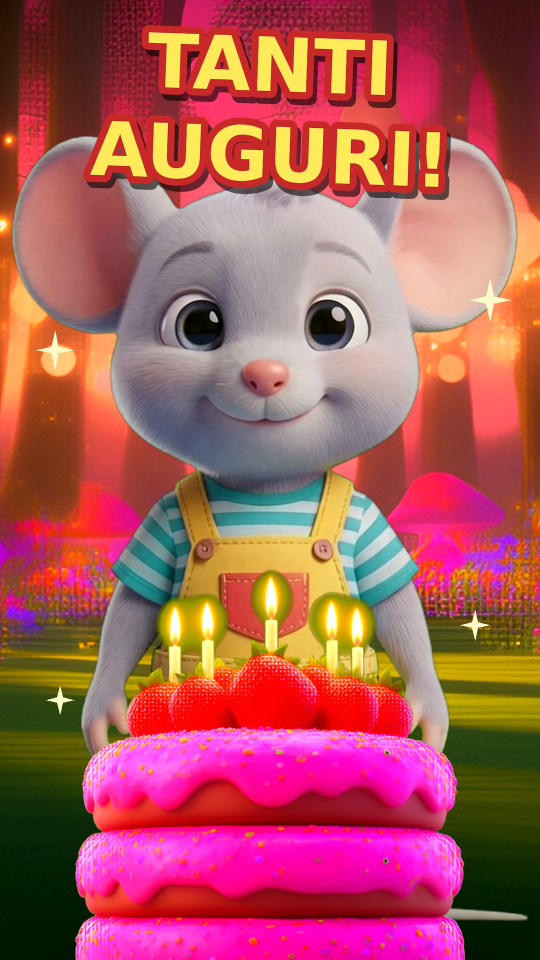
#> input picture parco/miniatura_auguri_1080x1920.jpg, 1080 x 1920 px, given in place of t1.0.png, which was not available (shown at 1/2 size)
$ python copertina_fb_short004.py ../../parco
#> lines starting #> are read from the running program, lines starting #| are printed output that depends on the picture
#!/usr/bin/env python3
"""Copertina Facebook short 004 (manovra 2027, bollo auto): scena 3D code/s003_cover_3d.html resa con render_3d.js in <cartella>/t1.0.png + testi.
Uso: copertina_fb_short003.py cartella_con_t1.0.png -> short004_benzina/facebook/copertina-fb-short004.png (1080x1920; testi tra y 250 e 1670; fascia 16:9 centrale y 656-1264 = auto + bolletta barrata)"""
import sys, os
from PIL import Image, ImageDraw, ImageFont, ImageFilter
ROOT = os.path.dirname(os.path.dirname(os.path.abspath(__file__)))
im = Image.open(os.path.join(sys.argv[1], "t1.0.png")).convert("RGB"); W, H = im.size
#> further down, im is the input picture: PIL image 1080x1920 RGB; mean R, G, B 171.3, 89.5, 89.4
ov = Image.new("RGBA", (W, H), (0, 0, 0, 0)); d = ImageDraw.Draw(ov)
for y in range(0, 700): d.line([(0, y), (W, y)], fill=(12, 12, 40, int(215 * max(0, 1 - y / 700) ** 1.1)))
for y in range(1300, H): d.line([(0, y), (W, y)], fill=(12, 12, 40, int(225 * min(1, (y - 1300) / 300) ** 1.1)))
im = Image.alpha_composite(im.convert("RGBA"), ov).convert("RGB")
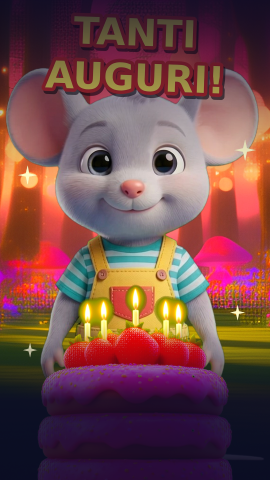
#> im: PIL image 1080x1920 RGB (shown at 1/4 size); mean R, G, B 116.3, 73.2, 73.5
F = os.path.join(ROOT, "brand/fonts/ArchivoBlack-Regular.ttf")
def txt(text, size, y, fill, stroke=12, scol=(20, 20, 60)):
#> called with text = 'BENZINA', size = 130, y = 262, fill = (255, 255, 255), stroke = 12, scol = (20, 20, 60)
    f = ImageFont.truetype(F, size); dr = ImageDraw.Draw(im); bb = dr.textbbox((0, 0), text, font=f, stroke_width=stroke); x = (W - (bb[2] - bb[0])) // 2 - bb[0]
#> after `bb = dr.textbbox((0, 0), text, font=f, stroke_width=stroke)`: bb = (-12, 14, 594, 133)
#> after `x = (W - (bb[2] - bb[0])) // 2 - bb[0]`: x = 249
    sh = Image.new("RGBA", (W, H), (0, 0, 0, 0)); ImageDraw.Draw(sh).text((x + 5, y + 9), text, font=f, fill=(0, 0, 0, 150), stroke_width=stroke, stroke_fill=(0, 0, 0, 150))
    sh = sh.filter(ImageFilter.GaussianBlur(7)); im.paste(sh, (0, 0), sh)
    ImageDraw.Draw(im).text((x, y), text, font=f, fill=fill, stroke_width=stroke, stroke_fill=scol)
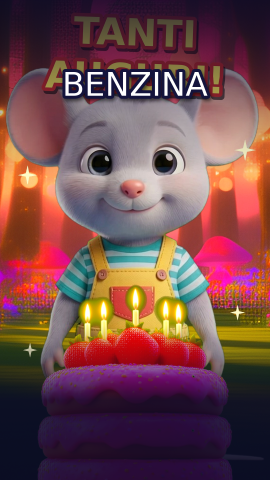
#> im: PIL image 1080x1920 RGB (shown at 1/4 size); mean R, G, B 115.1, 73.5, 75.2
    return (x + bb[0], y + bb[1], x + bb[2], y + bb[3])
WHITE = (255, 255, 255); AMBER = (255, 190, 30)
L = [("BENZINA", 130, 262, WHITE), ("IN AUTOSTRADA", 74, 420, AMBER), ("+1,30 € A PIENO", 96, 1420, AMBER), ("CIRCA 68 € L'ANNO", 66, 1580, WHITE)]
bs = [txt(*a) for a in L]
#> call 2 of txt, with text = 'IN AUTOSTRADA', size = 74, y = 420, fill = (255, 190, 30), stroke = 12, scol = (20, 20, 60)
#> in txt (call 2), `bb = dr.textbbox((0, 0), text, font=f, stroke_width=stroke)`: bb = (-12, 2, 619, 82)
#> in txt (call 2), `x = (W - (bb[2] - bb[0])) // 2 - bb[0]`: x = 236
#> in txt (call 2), `im.paste(sh, (0, 0), sh)`:
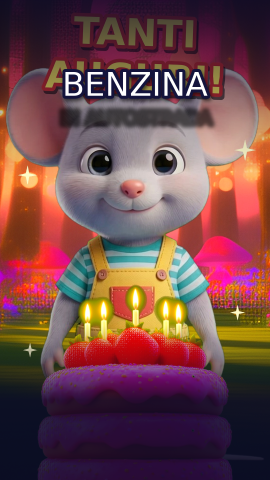
#> im: PIL image 1080x1920 RGB (shown at 1/4 size); mean R, G, B 113.4, 71.9, 73.5
#> call 3 of txt, with text = '+1,30 € A PIENO', size = 96, y = 1420, fill = (255, 190, 30), stroke = 12, scol = (20, 20, 60)
#> in txt (call 3), `bb = dr.textbbox((0, 0), text, font=f, stroke_width=stroke)`: bb = (-12, 6, 819, 113)
#> in txt (call 3), `x = (W - (bb[2] - bb[0])) // 2 - bb[0]`: x = 136
#> in txt (call 3), `ImageDraw.Draw(sh).text((x + 5, y + 9), text, font=f, fill=(0, 0, 0, 1`:
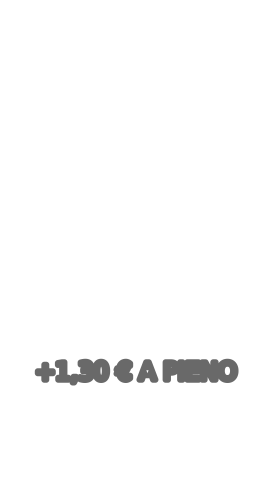
#> sh: PIL image 1080x1920 RGBA (shown at 1/4 size); mean R, G, B, A 0, 0, 0, 4.1; transparent parts drawn white
#> in txt (call 3), `im.paste(sh, (0, 0), sh)`:
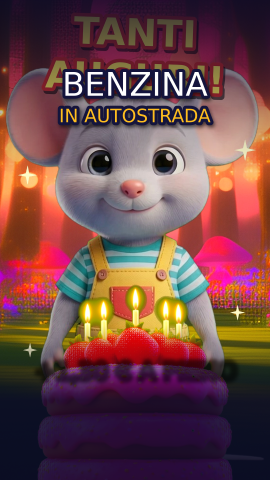
#> im: PIL image 1080x1920 RGB (shown at 1/4 size); mean R, G, B 111.6, 71.1, 71.8
#> in txt (call 3), `ImageDraw.Draw(im).text((x, y), text, font=f, fill=fill, stroke_width=..`:
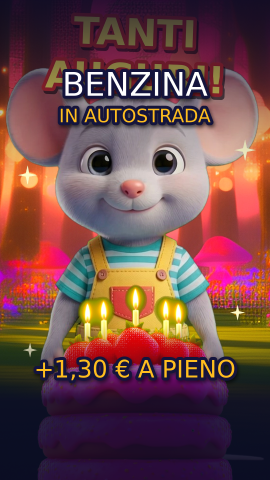
#> im: PIL image 1080x1920 RGB (shown at 1/4 size); mean R, G, B 112.2, 72.3, 72.1
#> call 4 of txt, with text = "CIRCA 68 € L'ANNO", size = 66, y = 1580, fill = (255, 255, 255), stroke = 12, scol = (20, 20, 60)
#> in txt (call 4), `bb = dr.textbbox((0, 0), text, font=f, stroke_width=stroke)`: bb = (-12, 1, 651, 75)
#> in txt (call 4), `x = (W - (bb[2] - bb[0])) // 2 - bb[0]`: x = 220
#> in txt (call 4), `ImageDraw.Draw(sh).text((x + 5, y + 9), text, font=f, fill=(0, 0, 0, 1`:
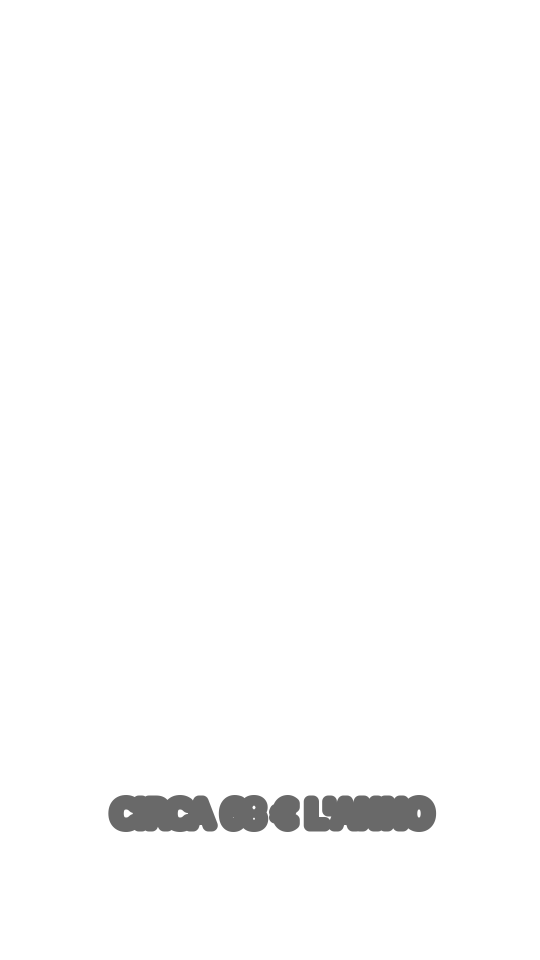
#> sh: PIL image 1080x1920 RGBA (shown at 1/2 size); mean R, G, B, A 0, 0, 0, 3; transparent parts drawn white
#> bs = [(237, 276, 843, 395), (224, 422, 855, 502), (124, 1426, 955, 1533), (208, 1581, 871, 1655)]
out = os.path.join(ROOT, "short004_benzina/facebook/copertina-fb-short004.png"); os.makedirs(os.path.dirname(out), exist_ok=True); im.save(out)
for a, b in zip(L, bs): print(a[0], b, "ok" if b[0] >= 60 and b[2] <= 1020 and b[1] >= 250 and b[3] <= 1670 else "FUORI ZONA SICURA")
#> this loop made 4 passes
#> (a, b) on passes 1 to 4: (('BENZINA', 130, 262, (255, 255, 255)), (237, 276, 843, 395)), (('IN AUTOSTRADA', 74, 420, (255, 190, 30)), (224, 422, 855, 502)), (('+1,30 € A PIENO', 96, 1420, (255, 190, 30)), (124, 1426, 955, 1533)), (("CIRCA 68 € L'ANNO", 66, 1580, (255, 255, 255)), (208, 1581, 871, 1655))
#> (printed output is left out)

$ run again, on parco/miniatura_barattolo_1080x1920.jpg
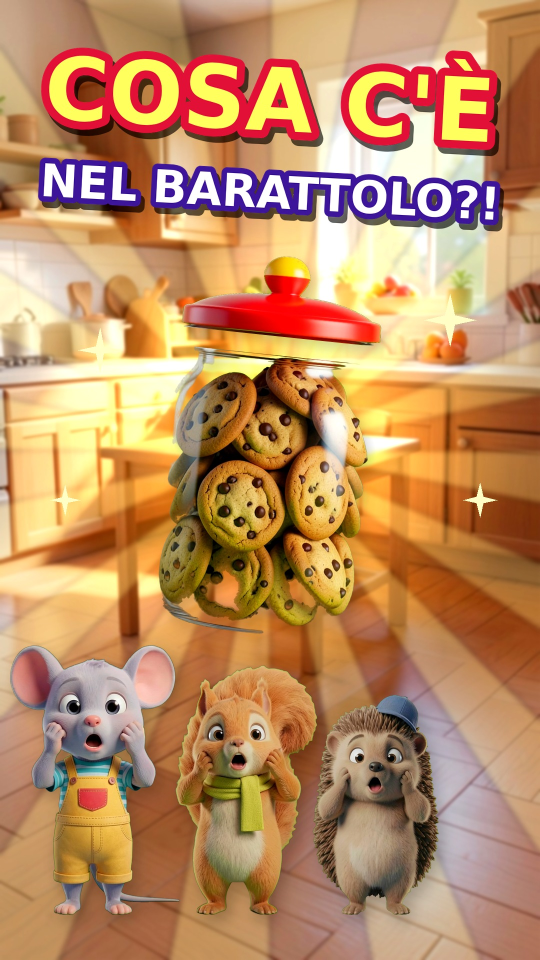
#> input picture parco/miniatura_barattolo_1080x1920.jpg, 1080 x 1920 px, given in place of t1.0.png, which was not available (shown at 1/2 size)
#> im is the input picture: PIL image 1080x1920 RGB; mean R, G, B 189.6, 140.8, 97.4
#> ov: PIL image 1080x1920 RGBA; every value is 0
#> bb = (-12, 14, 594, 133)
#> x = 249
#> bb = (-12, 2, 619, 82)
#> x = 236
#> in txt (call 2), `im.paste(sh, (0, 0), sh)`:
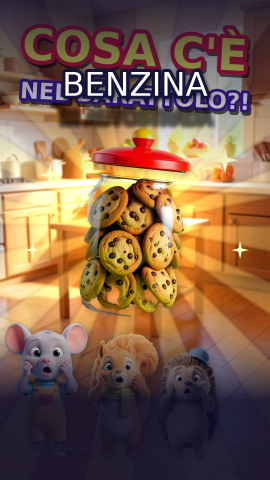
#> im: PIL image 1080x1920 RGB (shown at 1/4 size); mean R, G, B 126.8, 95.4, 74.3
#> bb = (-12, 6, 819, 113)
#> x = 136
#> in txt (call 3), `ImageDraw.Draw(im).text((x, y), text, font=f, fill=fill, stroke_width=..`:
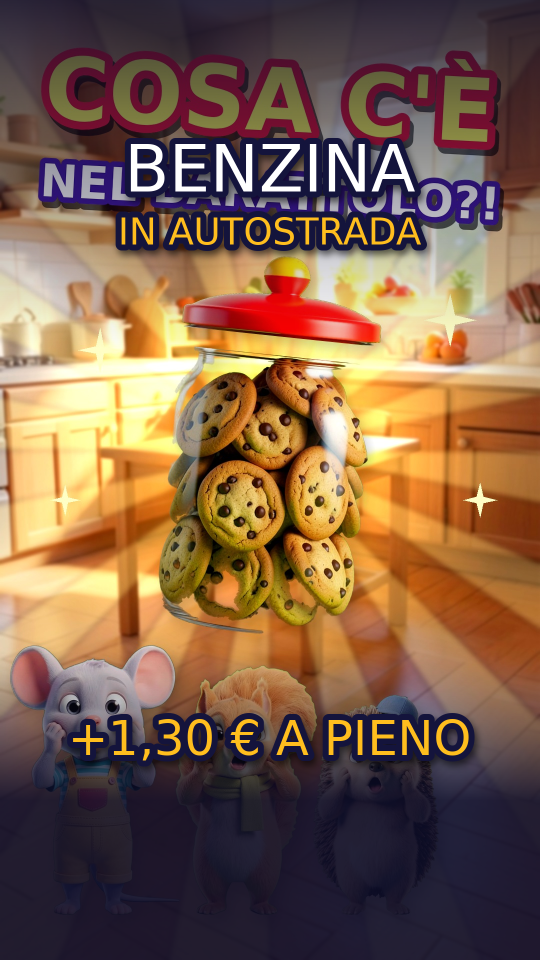
#> im: PIL image 1080x1920 RGB (shown at 1/2 size); mean R, G, B 126.4, 95.1, 73.6
#> bs = [(237, 276, 843, 395), (224, 422, 855, 502), (124, 1426, 955, 1533), (208, 1581, 871, 1655)]
#> the loop `for a, b in zip(L, bs): print(a[0], b, "ok" if b[0] >= 60 and b[2] <= ..` made 4 passes
#> (a, b) on passes 1 to 4: (('BENZINA', 130, 262, (255, 255, 255)), (237, 276, 843, 395)), (('IN AUTOSTRADA', 74, 420, (255, 190, 30)), (224, 422, 855, 502)), (('+1,30 € A PIENO', 96, 1420, (255, 190, 30)), (124, 1426, 955, 1533)), (("CIRCA 68 € L'ANNO", 66, 1580, (255, 255, 255)), (208, 1581, 871, 1655))
#> (printed output is left out)
